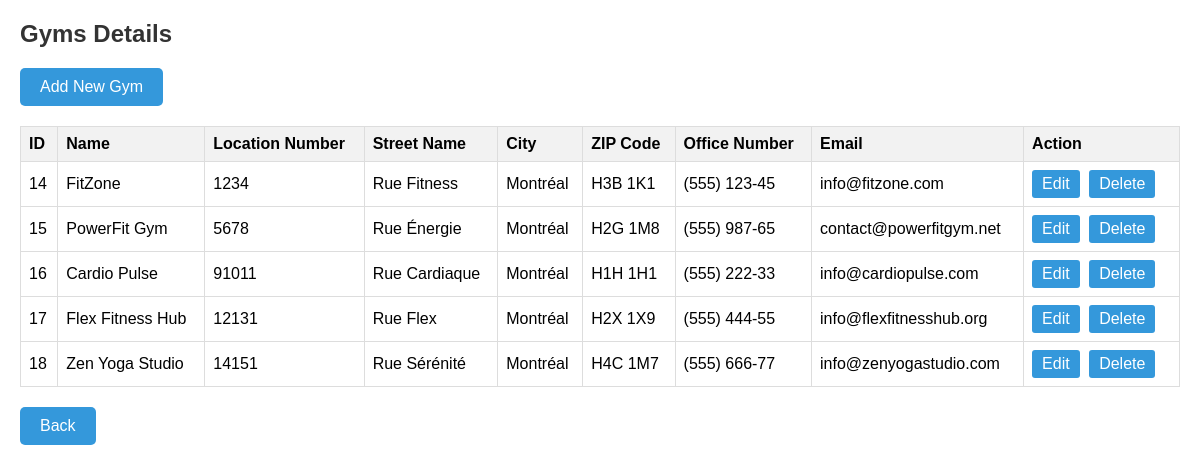
The page /index.php?controller=gym&action=displayDetails (signed in) on the database its author committed.
### tables this page shows
CREATE TABLE `gyms` (
  `gym_id` int(8) NOT NULL,
  `gym_name` varchar(32) NOT NULL,
  `location_number` int(8) NOT NULL,
  `street_name` varchar(64) NOT NULL,
  `city` varchar(24) NOT NULL,
  `zip` varchar(8) NOT NULL,
  `office_number` varchar(12) NOT NULL,
  `email` varchar(24) NOT NULL
);

### controllers/GymController.php (called while the page is built, shortened)
<?php
require_once 'models/GymModel.php';
class GymController {
    private $gymModel;
    public function __construct($db) {
        $this->db = $db;
        $this->gymModel = new GymModel($this->db);
    }
    public function displayDetails() {
        $gyms = $this->gymModel->getAllGyms();
        include 'views/admin/display_gyms.php';
    }
}
?>

### models/GymModel.php (called while the page is built, shortened)
<?php
class GymModel
{
    private $db;
    public function __construct($db)
    {
        $this->db = $db;
    }
    public function getAllGyms()
    {
        $query = 'SELECT * FROM gyms';
        $stmt = $this->db->prepare($query);
        $stmt->execute();
        return $stmt->fetchAll(PDO::FETCH_ASSOC);
    }
}

### views/admin/display_gyms.php (the view, shortened to what this page needs)
<!DOCTYPE html>
<html lang="en">
<head>
    <link rel="stylesheet" href="css/displaygyms.css">
</head>
<body>
    <h2>Gyms Details</h2>
    <p class="add-button"><a href="index.php?controller=gym&action=insertForm">Add New Gym</a></p>
    <table class="gym-table">
        <tr>
            <th>ID</th>
            <th>Name</th>
            <th>Location Number</th>
            <th>Street Name</th>
            <th>City</th>
            <th>ZIP Code</th>
            <th>Office Number</th>
            <th>Email</th>
            <th>Action</th>
        </tr>
        <?php foreach ($gyms as $gym): ?>
            <tr>
                <td><?php echo $gym['gym_id']; ?></td>
                <td><?php echo $gym['gym_name']; ?></td>
                <td><?php echo $gym['location_number']; ?></td>
                <td><?php echo $gym['street_name']; ?></td>
                <td><?php echo $gym['city']; ?></td>
                <td><?php echo $gym['zip']; ?></td>
                <td><?php echo $gym['office_number']; ?></td>
                <td><?php echo $gym['email']; ?></td>
                <td>
                    <a class="edit-link" href="index.php?controller=gym&action=editForm&gym_id=<?php echo $gym['gym_id']; ?>">Edit</a>
                    <a class="delete-link" href="index.php?controller=gym&action=delete&gym_id=<?php echo $gym['gym_id']; ?>" onclick="return confirm('Are you sure you want to delete this gym?')">Delete</a>
                </td>
            </tr>
        <?php endforeach; ?>
    </table>
    <p class="back-button"><a href="index.php?controller=admin&action=dashboard">Back</a></p>
</body>
</html>

### css/displaygyms.css (style rules this page uses)
body { font-family: Arial, sans-serif; margin: 20px; }
h2 { color: #333; }
.gym-table { width: 100%; border-collapse: collapse; margin-top: 20px; }
.gym-table th, .gym-table td { border: 1px solid #ddd; padding: 8px; text-align: left; }
.gym-table th { background-color: #f2f2f2; }
.edit-link, .delete-link { display: inline-block; padding: 5px 10px; margin-right: 5px; background-color: #3498db; color: #fff; text-decoration: none; border-radius: 3px; }
.add-button, .back-button { margin-top: 20px; }
.add-button a, .back-button a { display: inline-block; padding: 10px 20px; background-color: #3498db; color: #fff; text-decoration: none; border-radius: 5px; }

### rows shown on the page
gyms: gym_id "14", gym_name "FitZone", location_number "1234", street_name "Rue Fitness", city "Montréal", zip "H3B 1K1", office_number "(555) 123-45", email "info@fitzone.com"
gyms: gym_id "15", gym_name "PowerFit Gym", location_number "5678", street_name "Rue Énergie", city "Montréal", zip "H2G 1M8", office_number "(555) 987-65", email "contact@powerfitgym.net"
gyms: gym_id "16", gym_name "Cardio Pulse", location_number "91011", street_name "Rue Cardiaque", city "Montréal", zip "H1H 1H1", office_number "(555) 222-33", email "info@cardiopulse.com"
gyms: gym_id "17", gym_name "Flex Fitness Hub", location_number "12131", street_name "Rue Flex", city "Montréal", zip "H2X 1X9", office_number "(555) 444-55", email "info@flexfitnesshub.org"
gyms: gym_id "18", gym_name "Zen Yoga Studio", location_number "14151", street_name "Rue Sérénité", city "Montréal", zip "H4C 1M7", office_number "(555) 666-77", email "info@zenyogastudio.com"
